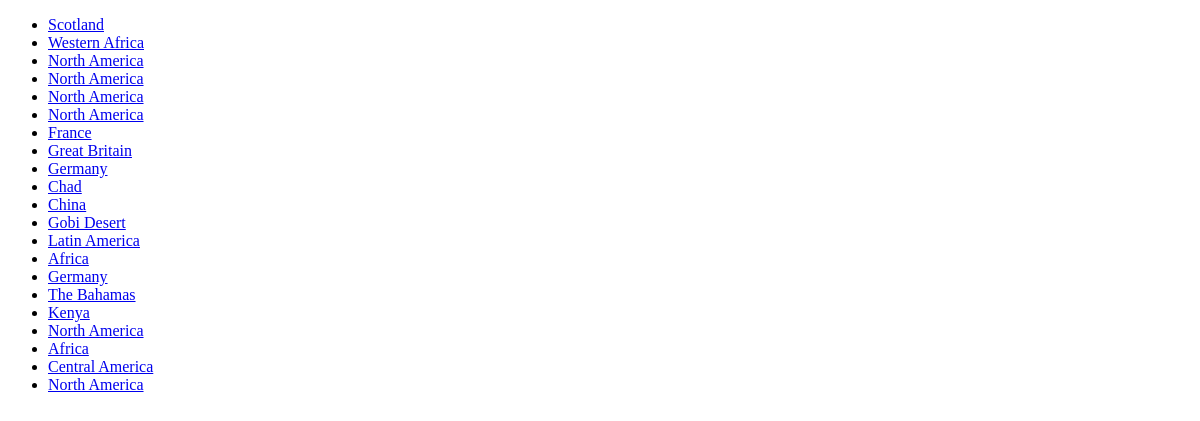
The page /locations/ on the database as committed earlier.
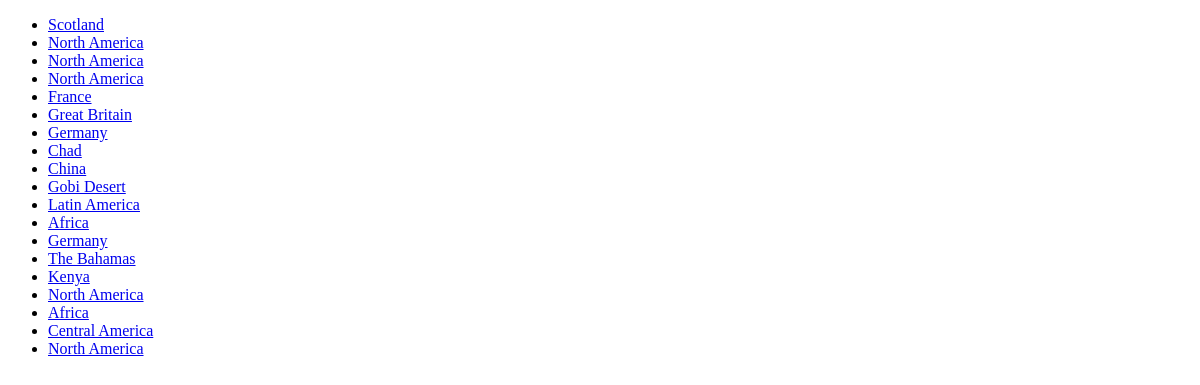
The same page on the database as committed later.
### cage/models.py (models this page shows, shortened)
class Location(models.Model):
    cryptids = models.ManyToManyField(Cryptid, related_name="locations")
    text = models.CharField(max_length=200)

### cage/views.py (the view)
# urls.py: path("locations/", views.locations, name="locations"),
def locations(request):
    content = {"locations": Location.objects.all()}
    return render(request, "cage/locations.html", content)

### cage/templates/cage/locations.html (shortened to what this page needs)
{% extends "base.html" %}
{% load static %}
{% block content %}
<ul>
{% for location in locations %}
<li>
<a href="{% url 'location' location.id %}">
    {{ location.text }}
</a>
</li>
{% empty %}
    <li>No Locations</li>
{% endfor %}
</ul>
{% endblock %}

Rows that differ between the two databases and show on the page:
removed Location: text "Western Africa"
removed Location: text "North America"
